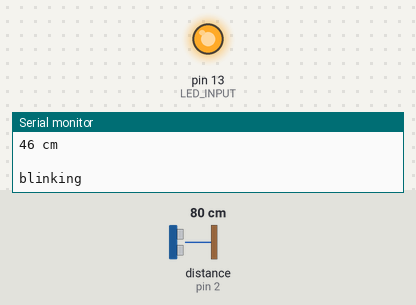
A sketch run on a simulated Arduino Uno, built with avr-gcc and run on an emulated ATmega328P. Shown: output pins drawn as LEDs (lit = HIGH), the last lines printed to the serial monitor. Wiring (inferred from the names in the program): ultrasonic range finder: trigger pin 3; echo pin 2. Inputs (shaded band) come from the test bench; at power-on: distance to the obstacle (sensor on pin 2) 80 cm. The echo pulse lasts 58.3 µs per cm; pins used as bus, display or sensor lines are not drawn.

Above: at 3.3 s.
3.4 s: distance to the obstacle (sensor on pin 2) set to 2 cm
At 4.7 s:
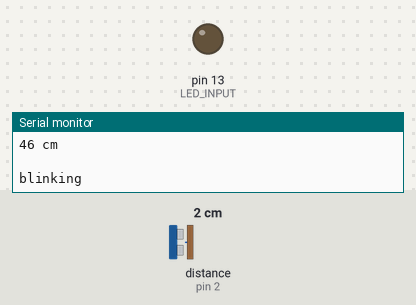
7.0 s: distance to the obstacle (sensor on pin 2) set to 4 cm
10.3 s: distance to the obstacle (sensor on pin 2) set to 7 cm
At 11.7 s:
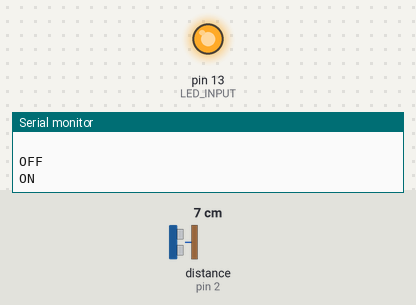
Timing chart, 0 to 13.3 s (numbered marks = the images above; inputs shaded):
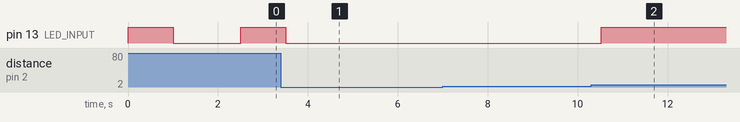

Measured:
- the behaviour switches between 5 and 6 cm on distance to the obstacle (sensor on pin 2) (found by bisection; images 1 and 2)
- after the input at 3.4 s, pin 13 (LED_INPUT): goes on until 3.5 s, then stays LOW
- after the input at 10.3 s, pin 13 (LED_INPUT): LOW → HIGH after 0.23 s

The sketch:

echoSensor.ino
```cpp
int trigPin = 3;
int echoPin = 2;
int LED_INPUT = 13;
float duration, distance;
char OFF = 'F';
char ON = 'O';
char BLINKING = 'B';

void ledShow(char state = 'B' ,int second = 1000) {

  if(state == OFF) return;

  if(state == ON) return digitalWrite (LED_INPUT, HIGH);

  digitalWrite (LED_INPUT, HIGH);
  delay(second);
  digitalWrite (LED_INPUT, LOW);
  delay(second);
}

void showDistance(int distance) {
  Serial.println(" ");
  Serial.print(distance);
  Serial.println(" cm");
  Serial.println(" ");
}

int calcDistance(int duration) {
  Serial.print("duration");
  Serial.println(duration);
  return (duration) / 100;
}

void setup() {
  Serial.begin(9600);
  pinMode(trigPin, OUTPUT);
  pinMode(echoPin, INPUT);
  pinMode(LED_INPUT, OUTPUT);
}

void loop() {


  digitalWrite(trigPin, HIGH);
  delayMicroseconds(10);
  digitalWrite(trigPin, LOW);

  duration = pulseIn(echoPin, HIGH);
  distance = calcDistance(duration);

  showDistance(distance);

  if(distance <= 5) {
    Serial.println("OFF");
    ledShow(OFF);
  }

  if(2 < distance && distance <= 10) {
    Serial.println("ON");
    ledShow(ON);
  }

  if(10 < distance && distance < 200) {
     Serial.println("blinking");
     ledShow(BLINKING, 1000);
  }

  if(distance > 200) {
    Serial.println("OFF");
    ledShow(OFF);
  }

  delay(500);

}
```
